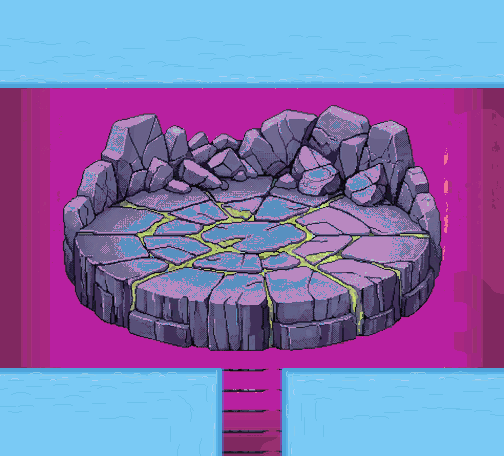

This is a level from a 2D game, rendered from its Tiled map with the project's own tilesets. A one-line summary and the complete map file follow:
An orthogonal 63x57 tile map with 8x8 px tiles, 1 tile layer (collision_8px), 1 image layer.

<map version="1.10" tiledversion="1.10.2" orientation="orthogonal" renderorder="right-down" width="63" height="57" tilewidth="8" tileheight="8" infinite="0" nextlayerid="4" nextobjectid="1">
 <properties>
  <property name="moteur" value="RogueEssence / PMDO" />
  <property name="case_lecture_px" type="int" value="24" />
  <property name="viewport" value="320x240" />
 </properties>
 <tileset firstgid="1" source="brosse_collision.tsx" />
 <imagelayer id="1" name="fond">
  <image source="fond.png" width="504" height="456" />
 </imagelayer>
 <layer id="2" name="collision_8px" width="63" height="57" opacity="0.55">
  <data encoding="csv">
3,3,3,3,3,3,3,3,3,3,3,3,3,3,3,3,3,3,3,3,3,3,3,3,3,3,3,3,3,3,3,3,3,3,3,3,3,3,3,3,3,3,3,3,3,3,3,3,3,3,3,3,3,3,3,3,3,3,3,3,3,3,3,
3,3,3,3,3,3,3,3,3,3,3,3,3,3,3,3,3,3,3,3,3,3,3,3,3,3,3,3,3,3,3,3,3,3,3,3,3,3,3,3,3,3,3,3,3,3,3,3,3,3,3,3,3,3,3,3,3,3,3,3,3,3,3,
3,3,3,3,3,3,3,3,3,3,3,3,3,3,3,3,3,3,3,3,3,3,3,3,3,3,3,3,3,3,3,3,3,3,3,3,3,3,3,3,3,3,3,3,3,3,3,3,3,3,3,3,3,3,3,3,3,3,3,3,3,3,3,
3,3,3,3,3,3,3,3,3,3,3,3,3,3,3,3,3,3,3,3,3,3,3,3,3,3,3,3,3,3,3,3,3,3,3,3,3,3,3,3,3,3,3,3,3,3,3,3,3,3,3,3,3,3,3,3,3,3,3,3,3,3,3,
3,3,3,3,3,3,3,3,3,3,3,3,3,3,3,3,3,3,3,3,3,3,3,3,3,3,3,3,3,3,3,3,3,3,3,3,3,3,3,3,3,3,3,3,3,3,3,3,3,3,3,3,3,3,3,3,3,3,3,3,3,3,3,
3,3,3,3,3,3,3,3,3,3,3,3,3,3,3,3,3,3,3,3,3,3,3,3,3,3,3,3,3,3,3,3,3,3,3,3,3,3,3,3,3,3,3,3,3,3,3,3,3,3,3,3,3,3,3,3,3,3,3,3,3,3,3,
3,3,3,3,3,3,3,3,3,3,3,3,3,3,3,3,3,3,3,3,3,3,3,3,3,3,3,3,3,3,3,3,3,3,3,3,3,3,3,3,3,3,3,3,3,3,3,3,3,3,3,3,3,3,3,3,3,3,3,3,3,3,3,
3,3,3,3,3,3,3,3,3,3,3,3,3,3,3,3,3,3,3,3,3,3,3,3,3,3,3,3,3,3,3,3,3,3,3,3,3,3,3,3,3,3,3,3,3,3,3,3,3,3,3,3,3,3,3,3,3,3,3,3,3,3,3,
3,3,3,3,3,3,3,3,3,3,3,3,3,3,3,3,3,3,3,3,3,3,3,3,3,3,3,3,3,3,3,3,3,3,3,3,3,3,3,3,3,3,3,3,3,3,3,3,3,3,3,3,3,3,3,3,3,3,3,3,3,3,3,
3,3,3,3,3,3,3,3,3,3,3,3,3,3,3,3,3,3,3,3,3,3,3,3,3,3,3,3,3,3,3,3,3,3,3,3,3,3,3,3,3,3,3,3,3,3,3,3,3,3,3,3,3,3,3,3,3,3,3,3,3,3,3,
3,3,3,3,3,3,3,3,3,3,3,3,3,3,3,3,3,3,3,3,3,3,3,3,3,3,3,3,3,3,3,3,3,3,3,3,3,3,3,3,3,3,3,3,3,3,3,3,3,3,3,3,3,3,3,3,3,3,3,3,3,3,3,
1,1,1,1,1,1,1,1,1,1,1,1,1,1,1,1,1,1,1,1,1,1,1,1,1,1,1,1,1,1,1,1,1,1,1,1,1,1,1,1,1,1,1,1,1,1,1,1,1,1,1,1,1,1,1,1,1,1,1,1,1,1,1,
1,1,1,1,1,1,1,1,1,1,1,1,1,1,1,1,1,1,1,1,1,1,1,1,1,1,1,1,1,1,1,1,1,1,1,1,1,1,1,1,1,1,1,1,1,1,1,1,1,1,1,1,1,1,1,1,1,1,1,1,1,1,1,
1,1,1,1,1,1,1,1,1,1,1,1,1,1,1,1,1,1,1,1,1,1,1,1,1,1,1,1,1,1,1,1,1,1,1,1,1,1,1,1,1,1,1,1,1,1,1,1,1,1,1,1,1,1,1,1,1,1,1,1,1,1,1,
1,1,1,1,1,1,1,1,1,1,1,1,1,1,1,1,1,1,1,1,1,1,1,1,1,1,1,1,1,1,1,1,1,1,1,1,1,1,1,1,1,1,1,1,1,1,1,1,1,1,1,1,1,1,1,1,1,1,1,1,1,1,1,
1,1,1,1,1,1,1,1,1,1,1,1,1,1,1,1,1,1,1,1,1,1,1,1,1,1,1,1,1,1,1,1,1,1,1,1,1,1,1,1,1,1,1,1,1,1,1,1,1,1,1,1,1,1,1,1,1,1,1,1,1,1,1,
1,1,1,1,1,1,1,1,1,1,1,1,1,1,1,1,1,1,1,1,1,1,1,1,1,1,1,1,1,1,1,1,1,1,1,1,1,1,1,1,1,1,1,1,1,1,1,1,1,1,1,1,1,1,1,1,1,1,1,1,1,1,1,
1,1,1,1,1,1,1,1,1,1,1,1,1,1,1,1,1,1,1,1,1,1,1,1,1,1,1,1,1,1,1,1,1,1,1,1,1,1,1,1,1,1,1,1,1,1,1,1,1,1,1,1,1,1,1,1,1,1,1,1,1,1,1,
1,1,1,1,1,1,1,1,1,1,1,1,1,1,1,1,1,1,1,1,1,1,1,1,1,1,1,1,1,1,1,1,1,1,1,1,1,1,1,1,1,1,1,1,1,1,1,1,1,1,1,1,1,1,1,1,1,1,1,1,1,1,1,
1,1,1,1,1,1,1,1,1,1,1,1,1,1,1,1,1,1,1,1,1,1,1,1,1,1,1,1,1,1,1,1,1,1,1,1,1,1,1,1,1,1,1,1,1,1,1,1,1,1,1,1,1,1,1,1,1,1,1,1,1,1,1,
1,1,1,1,1,1,1,1,1,1,1,1,1,1,1,1,1,1,1,1,1,1,1,1,1,1,1,1,1,1,1,1,1,1,1,1,1,1,1,1,1,1,1,1,1,1,1,1,1,1,1,1,1,1,1,1,1,1,1,1,1,1,1,
1,1,1,1,1,1,1,1,1,1,1,1,1,1,1,1,1,1,1,1,1,1,1,1,1,1,1,1,1,1,1,1,1,1,1,1,1,1,1,1,1,1,1,1,1,1,1,1,1,1,1,1,1,1,1,1,1,1,1,1,1,1,1,
1,1,1,1,1,1,1,1,1,1,1,1,1,1,1,1,1,1,1,1,1,1,1,1,1,1,1,1,1,1,1,1,1,1,1,1,1,1,1,1,1,1,1,1,1,1,1,1,1,1,1,1,1,1,1,1,1,1,1,1,1,1,1,
1,1,1,1,1,1,1,1,1,1,1,1,1,1,1,1,1,1,1,1,1,1,1,1,1,1,1,1,1,1,1,1,1,1,1,1,1,1,1,1,1,1,1,1,1,1,1,1,1,1,1,1,1,1,1,1,1,1,1,1,1,1,1,
1,1,1,1,1,1,1,1,1,1,1,1,1,1,1,1,1,1,1,1,1,1,1,1,1,1,1,1,1,1,1,1,1,1,1,1,1,1,1,1,1,1,1,1,1,1,1,1,1,1,1,1,1,1,1,1,1,1,1,1,1,1,1,
1,1,1,1,1,1,1,1,1,1,1,1,1,1,1,1,1,1,1,1,1,1,1,1,1,1,1,1,1,1,1,1,1,1,1,1,1,1,1,1,1,1,1,1,1,1,1,1,1,1,1,1,1,1,1,1,1,1,1,1,1,1,1,
1,1,1,1,1,1,1,1,1,1,1,1,1,1,1,1,1,1,1,1,1,1,1,1,1,1,1,1,1,1,1,1,1,1,1,1,1,1,1,1,1,1,1,1,1,1,1,1,1,1,1,1,1,1,1,1,1,1,1,1,1,1,1,
1,1,1,1,1,1,1,1,1,1,1,1,1,1,1,1,1,1,1,1,1,1,1,1,1,1,1,1,1,1,1,1,1,1,1,1,1,1,1,1,1,1,1,1,1,1,1,1,1,1,1,1,1,1,1,1,1,1,1,1,1,1,1,
1,1,1,1,1,1,1,1,1,1,1,1,1,1,1,1,1,1,1,1,1,1,1,1,1,1,1,1,1,1,1,1,1,1,1,1,1,1,1,1,1,1,1,1,1,1,1,1,1,1,1,1,1,1,1,1,1,1,1,1,1,1,1,
1,1,1,1,1,1,1,1,1,1,1,1,1,1,1,1,1,1,1,1,1,1,1,1,1,1,1,1,1,1,1,1,1,1,1,1,1,1,1,1,1,1,1,1,1,1,1,1,1,1,1,1,1,1,1,1,1,1,1,1,1,1,1,
1,1,1,1,1,1,1,1,1,1,1,1,1,1,1,1,1,1,1,1,1,1,1,1,1,1,1,1,1,1,1,1,1,1,1,1,1,1,1,1,1,1,1,1,1,1,1,1,1,1,1,1,1,1,1,1,1,1,1,1,1,1,1,
1,1,1,1,1,1,1,1,1,1,1,1,1,1,1,1,1,1,1,1,1,1,1,1,1,1,1,1,1,1,1,1,1,1,1,1,1,1,1,1,1,1,1,1,1,1,1,1,1,1,1,1,1,1,1,1,1,1,1,1,1,1,1,
1,1,1,1,1,1,1,1,1,1,1,1,1,1,1,1,1,1,1,1,1,1,1,1,1,1,1,1,1,1,1,1,1,1,1,1,1,1,1,1,1,1,1,1,1,1,1,1,1,1,1,1,1,1,1,1,1,1,1,1,1,1,1,
1,1,1,1,1,1,1,1,1,1,1,1,1,1,1,1,1,1,1,1,1,1,1,1,1,1,1,1,1,1,1,1,1,1,1,1,1,1,1,1,1,1,1,1,1,1,1,1,1,1,1,1,1,1,1,1,1,1,1,1,1,1,1,
1,1,1,1,1,1,1,1,1,1,1,1,1,1,1,1,1,1,1,1,1,1,1,1,1,1,1,1,1,1,1,1,1,1,1,1,1,1,1,1,1,1,1,1,1,1,1,1,1,1,1,1,1,1,1,1,1,1,1,1,1,1,1,
1,1,1,1,1,1,1,1,1,1,1,1,1,1,1,1,1,1,1,1,1,1,1,1,1,1,1,1,1,1,1,1,1,1,1,1,1,1,1,1,1,1,1,1,1,1,1,1,1,1,1,1,1,1,1,1,1,1,1,1,1,1,1,
1,1,1,1,1,1,1,1,1,1,1,1,1,1,1,1,1,1,1,1,1,1,1,1,1,1,1,1,1,1,1,1,1,1,1,1,1,1,1,1,1,1,1,1,1,1,1,1,1,1,1,1,1,1,1,1,1,1,1,1,1,1,1,
1,1,1,1,1,1,1,1,1,1,1,1,1,1,1,1,1,1,1,1,1,1,1,1,1,1,1,1,1,1,1,1,1,1,1,1,1,1,1,1,1,1,1,1,1,1,1,1,1,1,1,1,1,1,1,1,1,1,1,1,1,1,1,
1,1,1,1,1,1,1,1,1,1,1,1,1,1,1,1,1,1,1,1,1,1,1,1,1,1,1,1,1,1,1,1,1,1,1,1,1,1,1,1,1,1,1,1,1,1,1,1,1,1,1,1,1,1,1,1,1,1,1,1,1,1,1,
1,1,1,1,1,1,1,1,1,1,1,1,1,1,1,1,1,1,1,1,1,1,1,1,1,1,1,1,1,1,1,1,1,1,1,1,1,1,1,1,1,1,1,1,1,1,1,1,1,1,1,1,1,1,1,1,1,1,1,1,1,1,1,
1,1,1,1,1,1,1,1,1,1,1,1,1,1,1,1,1,1,1,1,1,1,1,1,1,1,1,1,1,1,1,1,1,1,1,1,1,1,1,1,1,1,1,1,1,1,1,1,1,1,1,1,1,1,1,1,1,1,1,1,1,1,1,
1,1,1,1,1,1,1,1,1,1,1,1,1,1,1,1,1,1,1,1,1,1,1,1,1,1,1,1,1,1,1,1,1,1,1,1,1,1,1,1,1,1,1,1,1,1,1,1,1,1,1,1,1,1,1,1,1,1,1,1,1,1,1,
1,1,1,1,1,1,1,1,1,1,1,1,1,1,1,1,1,1,1,1,1,1,1,1,1,1,1,1,1,1,1,1,1,1,1,1,1,1,1,1,1,1,1,1,1,1,1,1,1,1,1,1,1,1,1,1,1,1,1,1,1,1,1,
1,1,1,1,1,1,1,1,1,1,1,1,1,1,1,1,1,1,1,1,1,1,1,1,1,1,1,1,1,1,1,1,1,1,1,1,1,1,1,1,1,1,1,1,1,1,1,1,1,1,1,1,1,1,1,1,1,1,1,1,1,1,1,
1,1,1,1,1,1,1,1,1,1,1,1,1,1,1,1,1,1,1,1,1,1,1,1,1,1,1,1,1,1,1,1,1,1,1,1,1,1,1,1,1,1,1,1,1,1,1,1,1,1,1,1,1,1,1,1,1,1,1,1,1,1,1,
1,1,1,1,1,1,1,1,1,1,1,1,1,1,1,1,1,1,1,1,1,1,1,1,1,1,1,1,1,1,1,1,1,1,1,1,1,1,1,1,1,1,1,1,1,1,1,1,1,1,1,1,1,1,1,1,1,1,1,1,1,1,1,
3,3,3,3,3,3,3,3,3,3,3,3,3,3,3,3,3,3,3,3,3,3,3,3,3,3,3,3,1,1,1,1,1,1,1,3,3,3,3,3,3,3,3,3,3,3,3,3,3,3,3,3,3,3,3,3,3,3,3,3,3,3,3,
3,3,3,3,3,3,3,3,3,3,3,3,3,3,3,3,3,3,3,3,3,3,3,3,3,3,3,3,1,1,1,1,1,1,1,3,3,3,3,3,3,3,3,3,3,3,3,3,3,3,3,3,3,3,3,3,3,3,3,3,3,3,3,
3,3,3,3,3,3,3,3,3,3,3,3,3,3,3,3,3,3,3,3,3,3,3,3,3,3,3,3,1,1,1,1,1,1,1,3,3,3,3,3,3,3,3,3,3,3,3,3,3,3,3,3,3,3,3,3,3,3,3,3,3,3,3,
3,3,3,3,3,3,3,3,3,3,3,3,3,3,3,3,3,3,3,3,3,3,3,3,3,3,3,3,1,1,1,1,1,1,1,3,3,3,3,3,3,3,3,3,3,3,3,3,3,3,3,3,3,3,3,3,3,3,3,3,3,3,3,
3,3,3,3,3,3,3,3,3,3,3,3,3,3,3,3,3,3,3,3,3,3,3,3,3,3,3,3,1,1,1,1,1,1,1,3,3,3,3,3,3,3,3,3,3,3,3,3,3,3,3,3,3,3,3,3,3,3,3,3,3,3,3,
3,3,3,3,3,3,3,3,3,3,3,3,3,3,3,3,3,3,3,3,3,3,3,3,3,3,3,3,1,1,1,1,1,1,1,3,3,3,3,3,3,3,3,3,3,3,3,3,3,3,3,3,3,3,3,3,3,3,3,3,3,3,3,
3,3,3,3,3,3,3,3,3,3,3,3,3,3,3,3,3,3,3,3,3,3,3,3,3,3,3,3,1,1,1,1,1,1,1,3,3,3,3,3,3,3,3,3,3,3,3,3,3,3,3,3,3,3,3,3,3,3,3,3,3,3,3,
3,3,3,3,3,3,3,3,3,3,3,3,3,3,3,3,3,3,3,3,3,3,3,3,3,3,3,3,1,1,1,1,1,1,1,3,3,3,3,3,3,3,3,3,3,3,3,3,3,3,3,3,3,3,3,3,3,3,3,3,3,3,3,
3,3,3,3,3,3,3,3,3,3,3,3,3,3,3,3,3,3,3,3,3,3,3,3,3,3,3,3,1,1,1,1,1,1,1,3,3,3,3,3,3,3,3,3,3,3,3,3,3,3,3,3,3,3,3,3,3,3,3,3,3,3,3,
3,3,3,3,3,3,3,3,3,3,3,3,3,3,3,3,3,3,3,3,3,3,3,3,3,3,3,3,1,1,1,1,1,1,1,3,3,3,3,3,3,3,3,3,3,3,3,3,3,3,3,3,3,3,3,3,3,3,3,3,3,3,3,
3,3,3,3,3,3,3,3,3,3,3,3,3,3,3,3,3,3,3,3,3,3,3,3,3,3,3,3,1,1,1,1,1,1,1,3,3,3,3,3,3,3,3,3,3,3,3,3,3,3,3,3,3,3,3,3,3,3,3,3,3,3,3
  </data>
 </layer>
</map>
